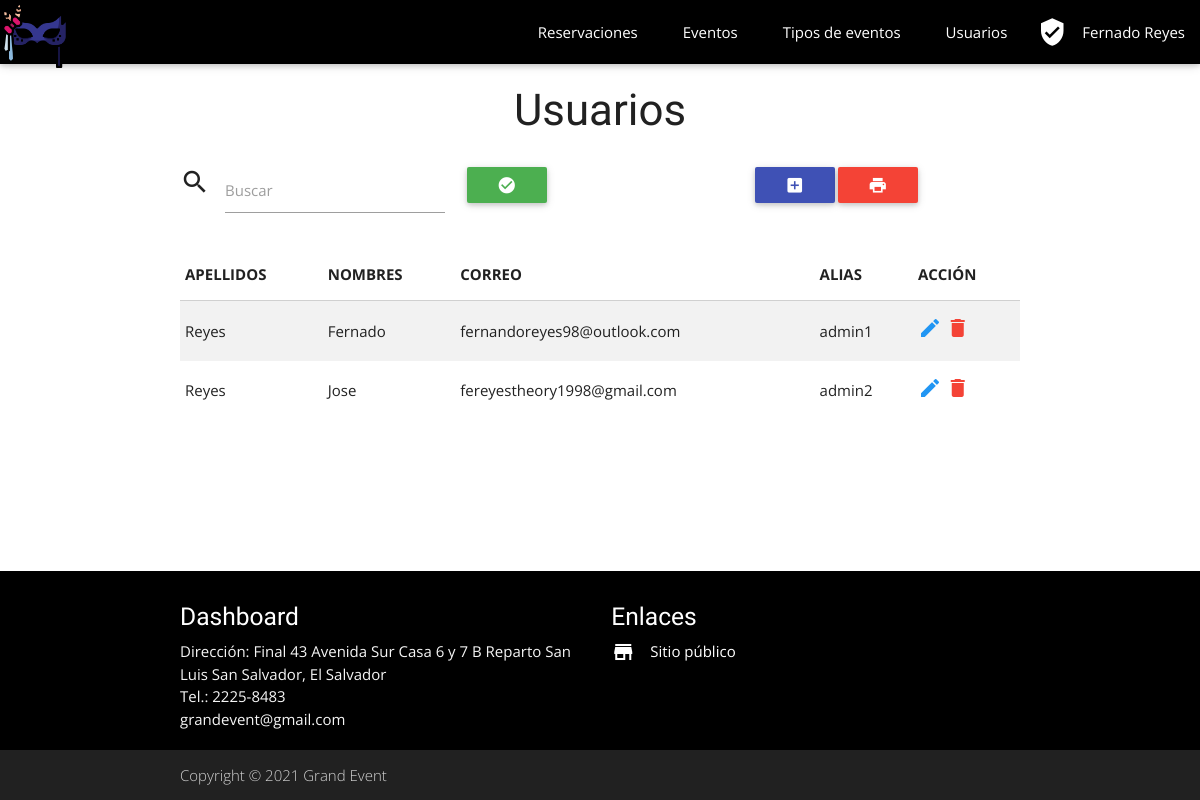
The page /dashboard/users/index.php (signed in) on the database its author committed.
### tables this page shows
CREATE TABLE `usuarios` (
  `id_usuario` int(11) UNSIGNED NOT NULL,
  `nombres` varchar(50) NOT NULL,
  `apellidos` varchar(50) NOT NULL,
  `correo` varchar(100) NOT NULL,
  `alias` varchar(50) NOT NULL,
  `clave` varchar(100) NOT NULL
);

### lib/database.php (called while the page is built, shortened)
<?php
class Database
{
    private static $connection;
    private static function connect()
    {
        $server = "localhost";
        $database = "grandevent";
        $username = "root";
        $password = "";
        $options = array(PDO::MYSQL_ATTR_INIT_COMMAND => "set names utf8");
        self::$connection = null;
        try
        {
            self::$connection = new PDO("mysql:host=".$server."; dbname=".$database, $username, $password, $options);
            self::$connection->setAttribute(PDO::ATTR_ERRMODE, PDO::ERRMODE_EXCEPTION);
        }
        catch(PDOException $exception)
        {
            die($exception->getMessage());
        }
    }
    private static function desconnect()
    {
        self::$connection = null;
    }
    public static function getRows($query, $values)
    {
        $statement = self::$connection->prepare($query);
        $statement->execute($values);
        return $statement->fetchAll(PDO::FETCH_BOTH);
    }
}
?>

### dashboard/users/index.php (the view, shortened to what this page needs)
<?php
require("../lib/page.php");
if(!empty($_POST))
{
	$search = trim($_POST['buscar']);
	$sql = "SELECT * FROM usuarios WHERE apellidos LIKE ? OR nombres LIKE ? ORDER BY apellidos";
	$params = array("%$search%", "%$search%");
}
else
{
	$sql = "SELECT * FROM usuarios ORDER BY apellidos";
	$params = null;
}
$data = Database::getRows($sql, $params);
if($data != null)
{
?>
<form method='post'>
	<div class='row'>
		<div class='input-field col s6 m4'>
			<i class='material-icons prefix'>search</i>
			<input id='buscar' type='text' name='buscar'/>
			<label for='buscar'>Buscar</label>
		</div>
		<div class='input-field col s6 m4'>
			<button type='submit' class='btn waves-effect green'><i class='material-icons'>check_circle</i></button>
		</div>
		<div class='input-field col s12 m4'>
			<a href='save.php' class='btn waves-effect btn-small indigo'><i class='material-icons'>add_box</i></a>
			<a href='reporteUsuario.php' class='btn waves-effect btn-small red'><i class='material-icons'>print</i></a>
		</div>
	</div>
</form>
<table class='striped'>
	<thead>
		<tr>
			<th>APELLIDOS</th>
			<th>NOMBRES</th>
			<th>CORREO</th>
			<th>ALIAS</th>
			<th>ACCIÓN</th>
		</tr>
	</thead>
	<tbody>
<?php
	foreach($data as $row)
	{
		print("
			<tr>
				<td>".$row['apellidos']."</td>
				<td>".$row['nombres']."</td>
				<td>".$row['correo']."</td>
				<td>".$row['alias']."</td>
				<td>
					<a href='save.php?id=".$row['id_usuario']."' class='blue-text'><i class='material-icons'>edit</i></a>
					<a href='delete.php?id=".$row['id_usuario']."' class='red-text'><i class='material-icons'>delete</i></a>
				</td>
			</tr>
		");
	}
	print("
		</tbody>
	</table>
	");
}
else
{
	Page::showMessage(4, "No hay registros disponibles", "save.php");
}
?>

### dashboard/css/dashboard.css (style rules this page uses)
* { margin: 0; padding: 0; font-family: 'Open Sans', sans-serif; }
body { display: flex; min-height: 100vh; flex-direction: column; }

### rows shown on the page
usuarios: apellidos "Reyes", nombres "Fernado", correo "fernandoreyes98@outlook.com", alias "admin1"
usuarios: apellidos "Reyes", nombres "Jose", correo "fereyestheory1998@gmail.com", alias "admin2"

### other values the page prints
$_SESSION['nombre_usuario'] "Fernado Reyes"
$title "Usuarios"
